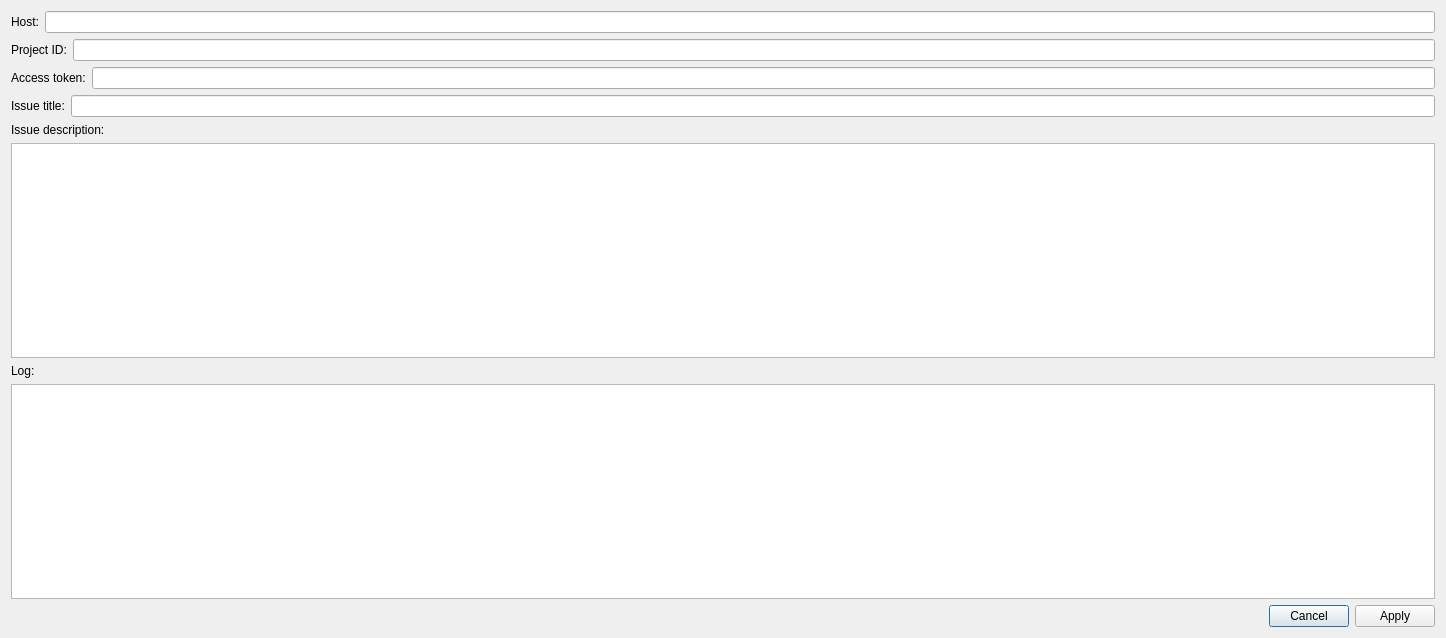
<?xml version="1.0" encoding="UTF-8"?>
<ui version="4.0">
 <class>BugreportDialog</class>
 <widget class="QDialog" name="BugreportDialog">
  <property name="geometry">
   <rect>
    <x>0</x>
    <y>0</y>
    <width>1446</width>
    <height>638</height>
   </rect>
  </property>
  <property name="windowTitle">
   <string>Send report</string>
  </property>
  <layout class="QVBoxLayout" name="verticalLayout">
   <item>
    <layout class="QHBoxLayout" name="horizontalLayout_2">
     <item>
      <widget class="QLabel" name="label">
       <property name="text">
        <string>Host:</string>
       </property>
      </widget>
     </item>
     <item>
      <widget class="QLineEdit" name="hostLineEdit"/>
     </item>
    </layout>
   </item>
   <item>
    <layout class="QHBoxLayout" name="horizontalLayout_3">
     <item>
      <widget class="QLabel" name="label_2">
       <property name="text">
        <string>Project ID:</string>
       </property>
      </widget>
     </item>
     <item>
      <widget class="QLineEdit" name="projectLineEdit"/>
     </item>
    </layout>
   </item>
   <item>
    <layout class="QHBoxLayout" name="horizontalLayout_4">
     <item>
      <widget class="QLabel" name="label_3">
       <property name="text">
        <string>Access token:</string>
       </property>
      </widget>
     </item>
     <item>
      <widget class="QLineEdit" name="accessTokenLineEdit">
       <property name="echoMode">
        <enum>QLineEdit::Password</enum>
       </property>
      </widget>
     </item>
    </layout>
   </item>
   <item>
    <layout class="QHBoxLayout" name="horizontalLayout_5">
     <item>
      <widget class="QLabel" name="label_6">
       <property name="text">
        <string>Issue title:</string>
       </property>
      </widget>
     </item>
     <item>
      <widget class="QLineEdit" name="titleLineEdit"/>
     </item>
    </layout>
   </item>
   <item>
    <widget class="QLabel" name="label_4">
     <property name="text">
      <string>Issue description:</string>
     </property>
    </widget>
   </item>
   <item>
    <widget class="QTextEdit" name="descriptionTextEdit"/>
   </item>
   <item>
    <widget class="QLabel" name="label_5">
     <property name="text">
      <string>Log:</string>
     </property>
    </widget>
   </item>
   <item>
    <widget class="QTextEdit" name="logTextEdit"/>
   </item>
   <item>
    <layout class="QHBoxLayout" name="horizontalLayout">
     <item>
      <widget class="QLabel" name="statusLabel">
       <property name="text">
        <string/>
       </property>
       <property name="openExternalLinks">
        <bool>true</bool>
       </property>
      </widget>
     </item>
     <item>
      <widget class="QDialogButtonBox" name="buttonBox">
       <property name="standardButtons">
        <set>QDialogButtonBox::Apply|QDialogButtonBox::Cancel</set>
       </property>
      </widget>
     </item>
    </layout>
   </item>
  </layout>
 </widget>
 <resources/>
 <connections/>
</ui>
